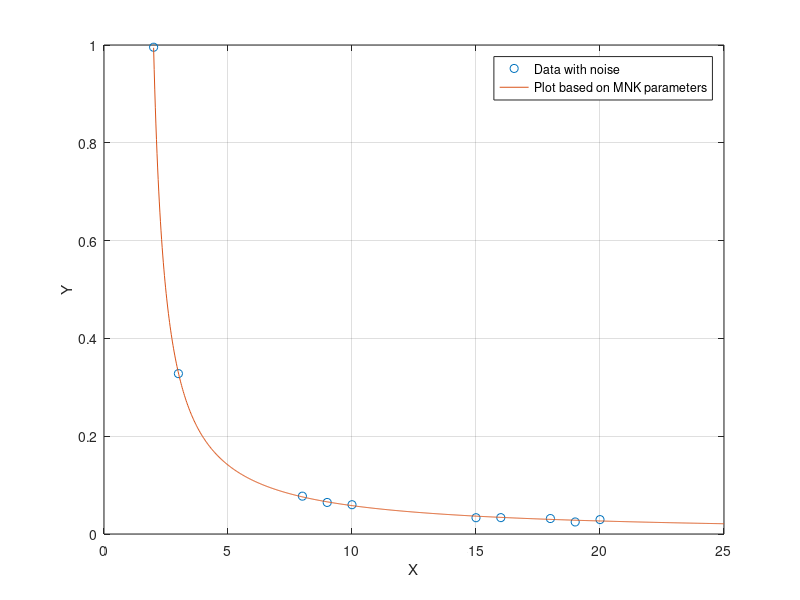
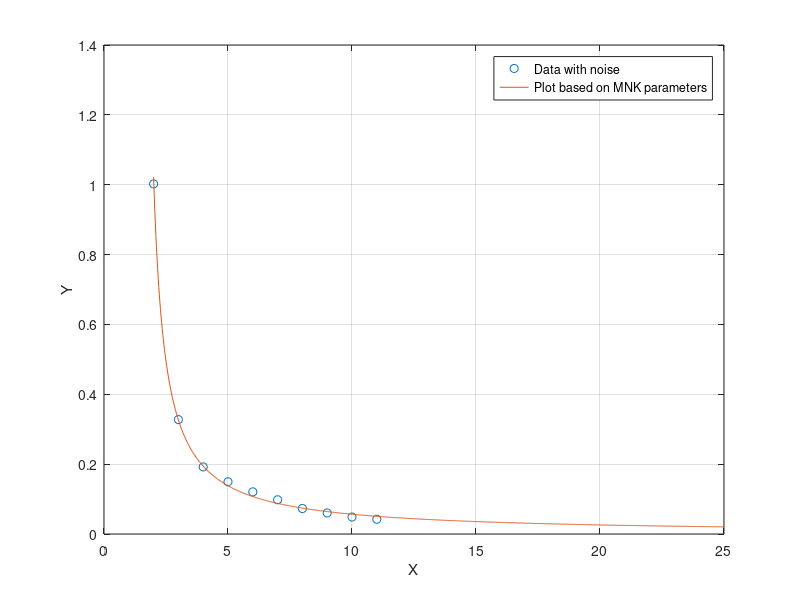

MATLAB code for these plots, in order:
function ZDA_TASK1VAR3
  clc,clear;
  A_true = 2;
  B_true = -3;
  eps = 0.2;
  f = @(x) 1 ./ (A_true*x + B_true);
  n = 10;
  range = 2:20;
  perm_indices = randperm(length(range), n);
  x_data = range(perm_indices);
  x_data_2 = [2,3,4,5,6,7,8,9,10,11];
  y_data = f(x_data);
  y_data_2 = f(x_data_2);
  noise = -eps*min(abs(y_data)) + 2*eps*min(abs(y_data))*rand(1, n);
  y_data_noise = y_data + noise;
  A = [x_data'.*y_data_noise',y_data_noise'];
  noise_2 = -eps*min(abs(y_data_2)) + 2*eps*min(abs(y_data_2))*rand(1, n);
  y_data_noise_2 = y_data_2 + noise_2;
  A_2 = [x_data_2'.*y_data_noise_2',y_data_noise_2'];
  b = ones(n,1);
  [Q,R] = qr(A,0);
  [Q2,R2] = qr(A_2,0);
  paramsMNK = inv(R)*Q'*b;
  paramsMNK_2 = inv(R2)*Q2'*b;
  A_MNK = paramsMNK(1)
  B_MNK = paramsMNK'(2)
  A_MNK_2 = paramsMNK_2(1)
  B_MNK_2 = paramsMNK_2'(2)
  g = @(x) 1 ./ (A_MNK*x + B_MNK);
  g2 = @(x) 1 ./ (A_MNK_2*x + B_MNK_2);
  x_plot = linspace(2,25,1000);
  figure(1);
  plot(x_data,y_data_noise,"o",x_plot,g(x_plot));
  grid on;
  xlabel('X'); ylabel('Y');
  legend('Data with noise', 'Plot based on MNK parameters');
  figure(2);
  plot(x_data_2,y_data_noise_2,"o",x_plot,g2(x_plot));
  grid on;
  xlabel('X'); ylabel('Y');
  legend('Data with noise', 'Plot based on MNK parameters');
endfunction
